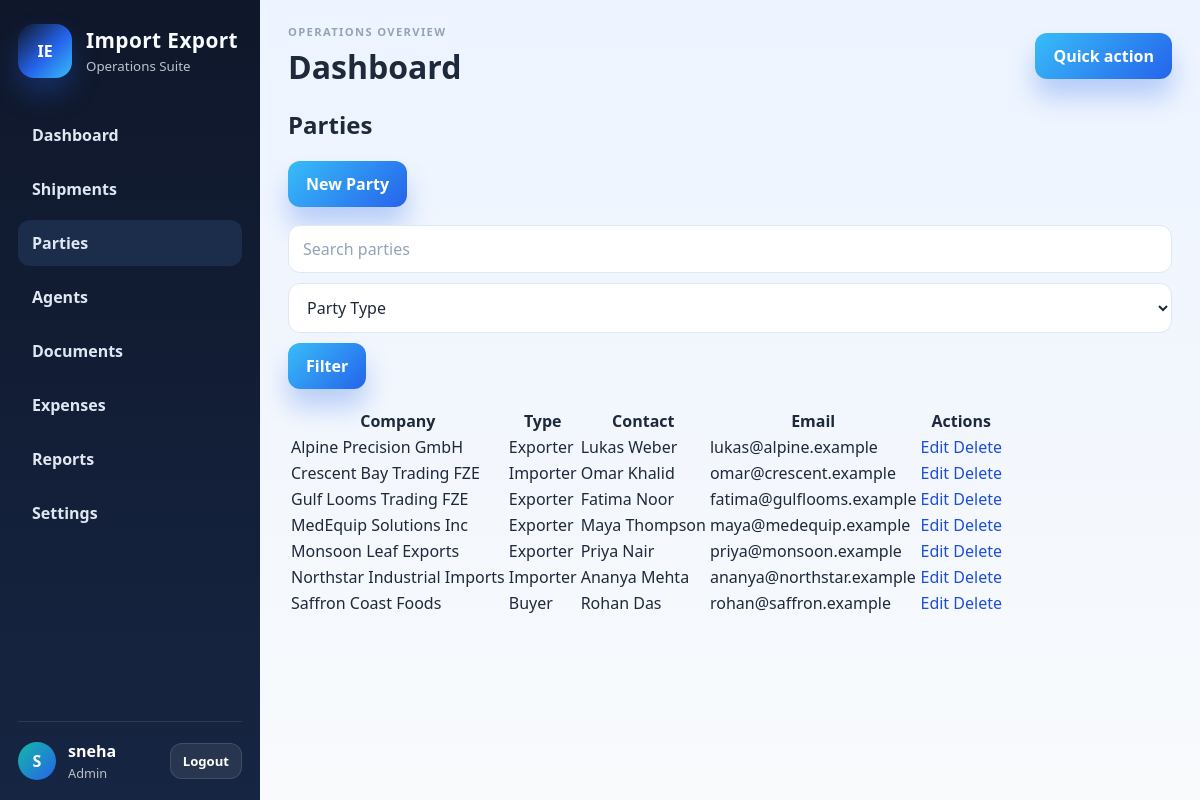
/parties (signed in), run on the app's committed database.
### tables this page shows
CREATE TABLE parties (
        id INTEGER PRIMARY KEY AUTOINCREMENT,
        company_name TEXT NOT NULL,
        party_type TEXT NOT NULL,
        contact_person TEXT,
        email TEXT,
        telephone TEXT,
        address TEXT,
        country TEXT,
        tax_id TEXT,
        notes TEXT,
        created_at TEXT NOT NULL DEFAULT CURRENT_TIMESTAMP,
        updated_at TEXT NOT NULL DEFAULT CURRENT_TIMESTAMP
    );

### app/routes/parties.py (the view)
@parties_bp.route('/parties')
@login_required
def list_parties():
    db = get_db()
    term = request.args.get('q', '').strip()
    party_type = request.args.get('party_type', '')
    where = []
    params = []
    if term:
        where.append('(company_name LIKE ? OR contact_person LIKE ? OR email LIKE ?)')
        params.extend([f'%{term}%', f'%{term}%', f'%{term}%'])
    if party_type:
        where.append('party_type = ?')
        params.append(party_type)
    sql = 'SELECT * FROM parties'
    if where:
        sql += ' WHERE ' + ' AND '.join(where)
    sql += ' ORDER BY company_name'
    rows = db.execute(sql, params).fetchall()
    return render_template('parties/list.html', rows=rows, q=term, party_type=party_type)

### app/db.py (called while the page is built)
def get_db():
    if 'db' not in g:
        conn = sqlite3.connect(current_app.config['DATABASE_PATH'])
        conn.row_factory = sqlite3.Row
        conn.execute('PRAGMA foreign_keys = ON')
        g.db = conn
    return g.db

### app/templates/parties/list.html (shortened to what this page needs)
{% extends 'base.html' %}
{% block content %}
<h2>Parties</h2>
<a href="/parties/new" class="btn btn-primary">New Party</a>
<form class="filters" method="get">
    <input type="text" name="q" value="{{ q }}" placeholder="Search parties">
    <select name="party_type"><option value="">Party Type</option></select>
    <button type="submit" class="btn btn-primary">Filter</button>
</form>
<table>
    <thead><tr><th>Company</th><th>Type</th><th>Contact</th><th>Email</th><th>Actions</th></tr></thead>
    <tbody>
    {% for row in rows %}
    <tr><td>{{ row.company_name }}</td><td>{{ row.party_type }}</td><td>{{ row.contact_person }}</td><td>{{ row.email }}</td><td><a href="/parties/{{ row.id }}/edit">Edit</a> <form method="post" action="/parties/{{ row.id }}/delete" style="display:inline"><input type="hidden" name="csrf_token" value="{{ csrf_token }}"><button type="submit" class="link-btn" onclick="return confirm('Delete this party?')">Delete</button></form></td></tr>
    {% endfor %}
    </tbody>
</table>
{% endblock %}

### app/templates/base.html (shortened to what this page needs)
<!DOCTYPE html>
<html lang="en">
<head>
    <link rel="stylesheet" href="{{ url_for('static', filename='css/style.css') }}">
</head>
<body>
    {% if session.get('user_id') %}
    <div class="app-shell">
        <aside class="sidebar">
            <div class="brand-wrap">
                <div class="brand-mark">IE</div>
                <div>
                    <div class="brand-name">Import Export</div>
                    <small>Operations Suite</small>
                </div>
            </div>
            <nav class="sidebar-nav">
                <a href="/dashboard" class="nav-item">Dashboard</a>
                <a href="/shipments" class="nav-item">Shipments</a>
                <a href="/parties" class="nav-item">Parties</a>
                <a href="/agents" class="nav-item">Agents</a>
                <a href="/documents" class="nav-item">Documents</a>
                <a href="/expenses" class="nav-item">Expenses</a>
                <a href="/reports" class="nav-item">Reports</a>
                <a href="/settings" class="nav-item">Settings</a>
            </nav>
            <div class="user-box">
                <div class="user-avatar">{{ session.get('username')[0].upper() }}</div>
                <div class="user-meta">
                    <strong>{{ session.get('username') }}</strong>
                    <span>{{ session.get('role') | title }}</span>
                </div>
                <form method="post" action="/logout">
                    <button type="submit" class="btn btn-secondary btn-small">Logout</button>
                </form>
            </div>
        </aside>
        <main class="main-panel">
            <header class="topbar">
                <div>
                    <p class="eyebrow">Operations overview</p>
                    <h1>{% block page_title %}Dashboard{% endblock %}</h1>
                </div>
                <div class="topbar-actions">
                    <button type="button" class="btn btn-primary">Quick action</button>
                </div>
            </header>
            {% block content %}{% endblock %}
        </main>
    </div>
    {% else %}
        {% block auth_content %}{% endblock %}
    {% endif %}
</body>
</html>

### app/static/css/style.css (style rules this page uses)
:root { --navy-900: #0f172a; --navy-800: #162542; --navy-700: #1d3a5f; --blue-500: #2563eb; --blue-600: #1d4ed8; --teal-500: #14b8a6; --green-500: #22c55e; --gold-500: #f59e0b; --purple-500: #8b5cf6; --slate-50: #f8fafc; --slate-100: #eef2f7; --slate-200: #dfe7f1; --slate-400: #94a3b8; --slate-600: #475569; --slate-800: #1e293b; --danger-100: #fee2e2; --danger-700: #b91c1c; --success-100: #dcfce7; --success-700: #166534; }
* { box-sizing: border-box; }
body { margin: 0; font-family: "Segoe UI", Tahoma, Geneva, Verdana, sans-serif; background: linear-gradient(180deg, #edf4ff 0%, #f8fafc 100%); color: var(--slate-800); }
a { color: var(--blue-600); text-decoration: none; }
button, input, select, textarea { font: inherit; }
.brand-wrap { display: flex; align-items: center; gap: 14px; margin-bottom: 18px; }
.brand-mark { width: 54px; height: 54px; border-radius: 16px; background: linear-gradient(135deg, #0f172a, #2563eb 55%, #38bdf8); display: grid; place-items: center; font-weight: 800; color: #fff; box-shadow: 0 15px 28px rgba(37,99,235,0.3); }
.brand-name { font-size: 1.3rem; font-weight: 800; color: #f8fbff; letter-spacing: 0.02em; }
.brand-wrap small { color: rgba(226, 232, 240, 0.82); }
input, select, textarea { width: 100%; border: 1px solid rgba(148, 163, 184, 0.35); background: rgba(15, 23, 42, 0.35); border-radius: 12px; padding: 12px 14px; color: #f8fbff; transition: border-color 0.2s ease, box-shadow 0.2s ease, background 0.2s ease; }
input::placeholder { color: rgba(191, 219, 254, 0.7); }
.app-shell input, .app-shell select, .app-shell textarea { color: var(--slate-800); background: #ffffff; border-color: var(--slate-200); }
.app-shell input::placeholder, .app-shell textarea::placeholder { color: var(--slate-400); }
.app-shell select option { color: var(--slate-800); background: #ffffff; }
button, .btn { display: inline-flex; align-items: center; justify-content: center; border: none; border-radius: 12px; padding: 12px 18px; font-weight: 700; cursor: pointer; transition: transform 0.2s ease, box-shadow 0.2s ease; }
.btn-primary { background: linear-gradient(135deg, #38bdf8, #2563eb); color: white; box-shadow: 0 18px 26px rgba(37,99,235,0.28); }
.btn-secondary { background: rgba(255,255,255,0.08); color: #fff; border: 1px solid rgba(255,255,255,0.12); }
.btn-small { padding: 8px 12px; font-size: 0.82rem; }
.app-shell { display: flex; min-height: 100vh; }
.sidebar { width: 260px; background: linear-gradient(180deg, var(--navy-900), var(--navy-800)); color: white; padding: 24px 18px 18px; display: flex; flex-direction: column; gap: 16px; }
.sidebar-nav { display: grid; gap: 8px; }
.nav-item { padding: 12px 14px; border-radius: 12px; color: #dfe7f3; font-weight: 600; transition: background 0.2s ease; }
.user-box { margin-top: auto; padding-top: 18px; display: flex; align-items: center; gap: 12px; border-top: 1px solid rgba(255,255,255,0.1); }
.user-avatar { width: 38px; height: 38px; border-radius: 50%; background: linear-gradient(135deg, var(--teal-500), var(--blue-500)); display: grid; place-items: center; font-weight: 700; }
.user-meta { flex: 1; display: grid; gap: 2px; }
.user-meta span { font-size: 0.8rem; color: rgba(255,255,255,0.7); }
.main-panel { flex: 1; padding: 24px 28px 34px; }
.topbar { display: flex; align-items: center; justify-content: space-between; margin-bottom: 18px; gap: 12px; }
.eyebrow { margin: 0 0 6px; text-transform: uppercase; letter-spacing: 0.12em; font-size: 0.7rem; font-weight: 700; color: var(--slate-400); }
.topbar h1 { margin: 0; font-size: 2rem; color: var(--slate-800); }
.filters { display: flex; gap: 10px; flex-wrap: wrap; margin: 18px 0; }
.link-btn { background: none; border: none; color: var(--blue-600); padding: 0; font: inherit; }

### data on the page
parties: company_name "Alpine Precision GmbH", party_type "Exporter", contact_person "Lukas Weber", email "lukas@alpine.example"
parties: company_name "Crescent Bay Trading FZE", party_type "Importer", contact_person "Omar Khalid", email "omar@crescent.example"
parties: company_name "Gulf Looms Trading FZE", party_type "Exporter", contact_person "Fatima Noor", email "fatima@gulflooms.example"
parties: company_name "MedEquip Solutions Inc", party_type "Exporter", contact_person "Maya Thompson", email "maya@medequip.example"
parties: company_name "Monsoon Leaf Exports", party_type "Exporter", contact_person "Priya Nair", email "priya@monsoon.example"
parties: company_name "Northstar Industrial Imports", party_type "Importer", contact_person "Ananya Mehta", email "ananya@northstar.example"
parties: company_name "Saffron Coast Foods", party_type "Buyer", contact_person "Rohan Das", email "rohan@saffron.example"

### other printed values
{{ session.get('username')[0].upper() }} "S"
{{ session.get('username') }} "sneha"
{{ session.get('role') | title }} "Admin"
